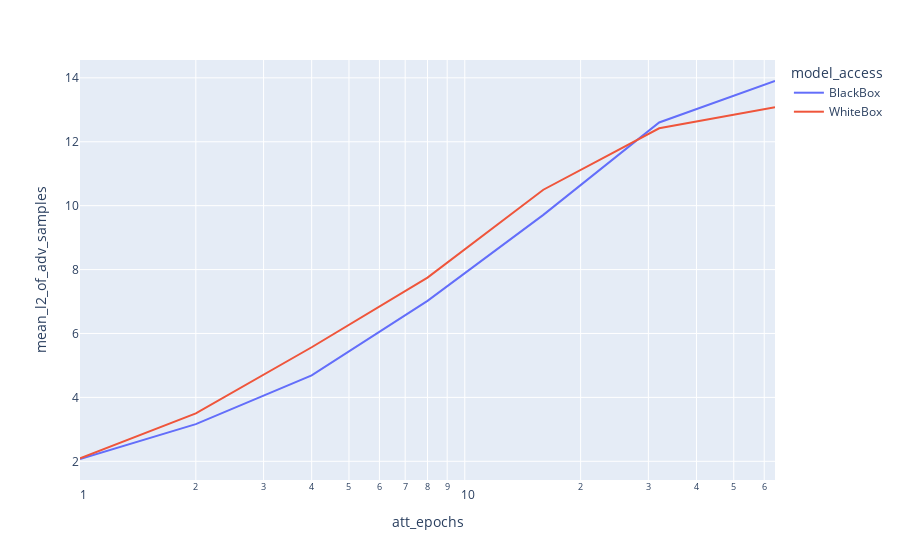

Notebook code cell kept with this figure:
### Code cell
import plotly.express as px

px.line(
    res.loc['mean'],
    x='att_epochs',
    y='mean_l2_of_adv_samples',
    color="model_access",
    log_x=True,
)

### Figure 1 — Plotly figure (JSON) as saved in the notebook; plotly's stock layout.template omitted (floating-point values rounded to 4 significant figures)
{"data": [{"hovertemplate": "model_access=BlackBox<br>att_epochs=%{x}<br>mean_l2_of_adv_samples=%{y}<extra></extra>", "legendgroup": "BlackBox", "line": {"color": "#636efa", "dash": "solid"}, "marker": {"symbol": "circle"}, "mode": "lines", "name": "BlackBox", "orientation": "v", "showlegend": true, "type": "scatter", "x": [1, 2, 4, 8, 16, 32, 64], "xaxis": "x", "y": [2.072, 3.164, 4.687, 7.021, 9.712, 12.6, 13.9], "yaxis": "y"}, {"hovertemplate": "model_access=WhiteBox<br>att_epochs=%{x}<br>mean_l2_of_adv_samples=%{y}<extra></extra>", "legendgroup": "WhiteBox", "line": {"color": "#EF553B", "dash": "solid"}, "marker": {"symbol": "circle"}, "mode": "lines", "name": "WhiteBox", "orientation": "v", "showlegend": true, "type": "scatter", "x": [1, 2, 4, 8, 16, 32, 64], "xaxis": "x", "y": [2.091, 3.5, 5.569, 7.748, 10.5, 12.42, 13.08], "yaxis": "y"}], "layout": {"legend": {"title": {"text": "model_access"}, "tracegroupgap": 0}, "margin": {"t": 60}, "xaxis": {"anchor": "y", "domain": [0, 1], "title": {"text": "att_epochs"}, "type": "log"}, "yaxis": {"anchor": "x", "domain": [0, 1], "title": {"text": "mean_l2_of_adv_samples"}}}}
